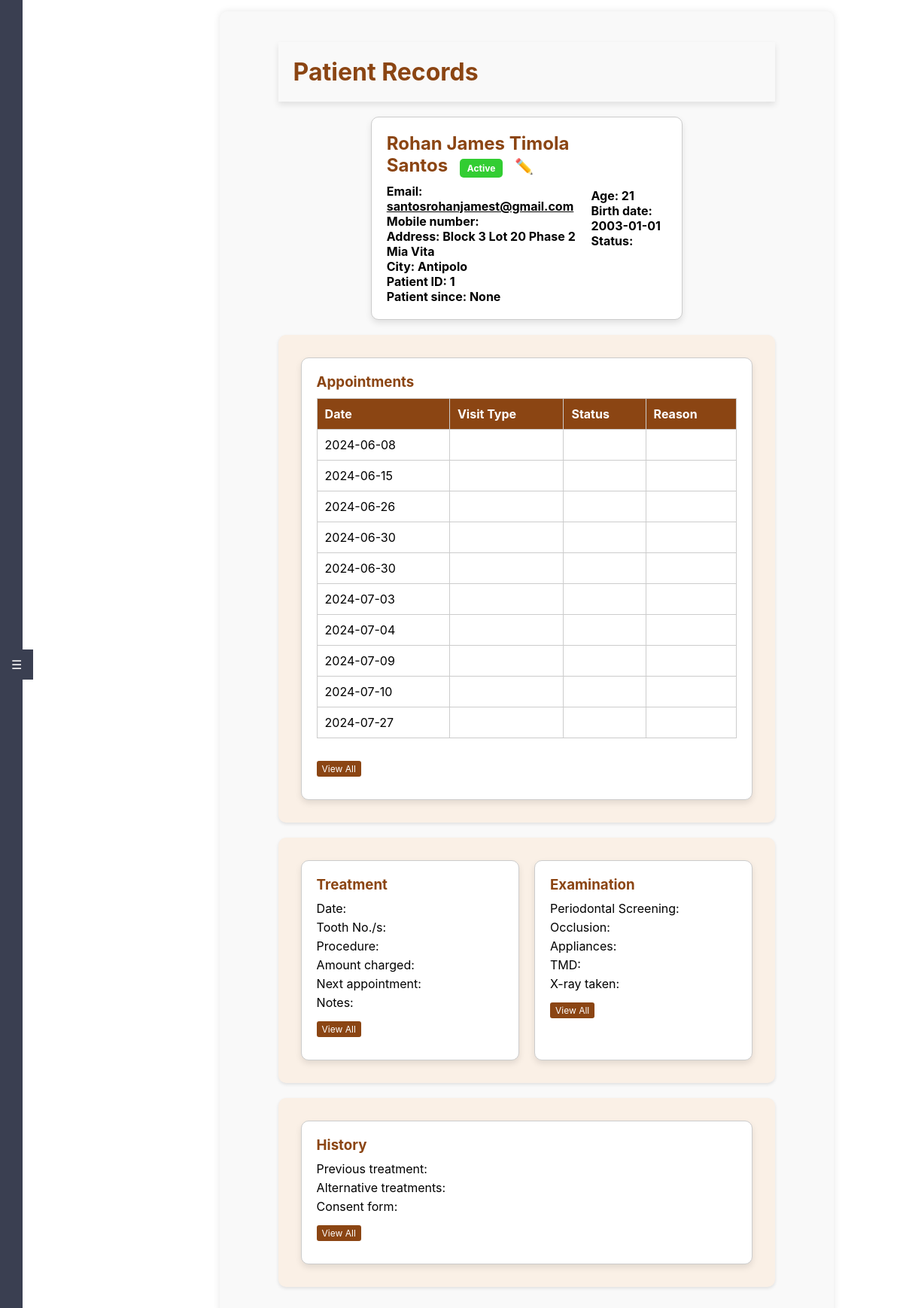
The app's page /overview/1, older data.
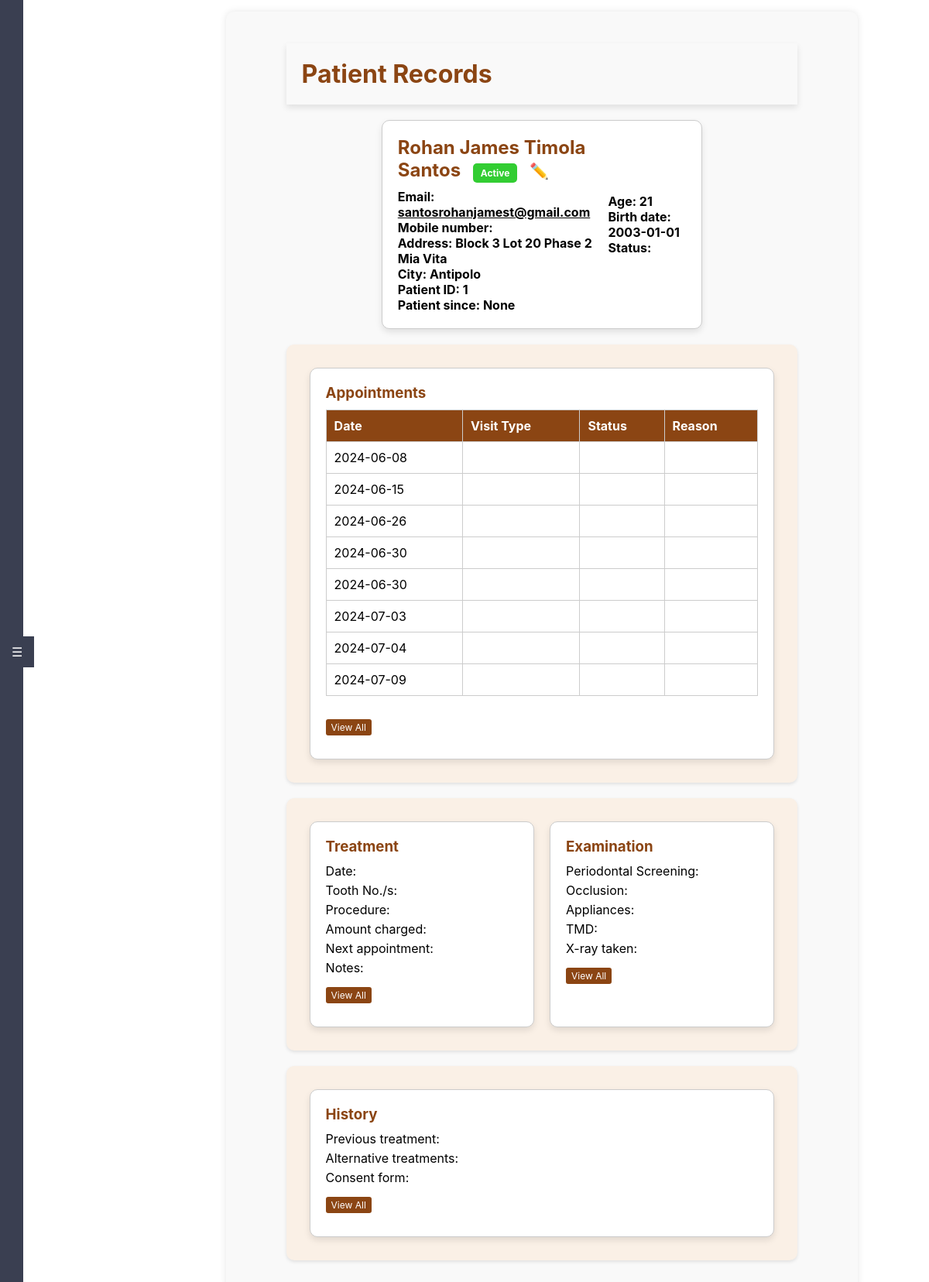
The same page, newer data.
### tables this page shows
CREATE TABLE "Appointments" (
	"appointment_id"	INTEGER,
	"consultation_id"	INTEGER,
	"patient_id"	INTEGER,
	"dentist_id"	INTEGER,
	"appointment_date"	DATE NOT NULL,
	"start_time"	TIME NOT NULL,
	"end_time"	TIME NOT NULL,
	"status_name"	TEXT,
	"chief_complaints"	TEXT,
	"procedures"	TEXT,
	"appointment_type"	TEXT NOT NULL,
	PRIMARY KEY("appointment_id" AUTOINCREMENT),
	FOREIGN KEY("dentist_id") REFERENCES "dentists"("dentist_id"),
	FOREIGN KEY("patient_id") REFERENCES "patients"("patient_id"),
	FOREIGN KEY("consultation_id") REFERENCES "Consultations"("consultation_id")
);

### app.py (the view)
@app.route('/overview/<int:patient_id>')
def overview(patient_id):
    conn = get_db_connection()
    patient = conn.execute('SELECT * FROM patients WHERE patient_id = ?', (patient_id,)).fetchone()
    if patient is None:
        flash('Patient not found!', 'danger')
        return redirect(url_for('dashboard'))
    birth_date = datetime.strptime(patient['dob'], '%Y-%m-%d')
    today = datetime.today()
    age = today.year - birth_date.year - ((today.month, today.day) < (birth_date.month, birth_date.day))
    patient = dict(patient)
    patient['age'] = age
    appointments = conn.execute('SELECT * FROM appointments WHERE patient_id = ?', (patient_id,)).fetchall()
    treatment = conn.execute('SELECT * FROM treatments WHERE patient_id = ?', (patient_id,)).fetchone()
    examination = conn.execute('SELECT * FROM examinations WHERE patient_id = ?', (patient_id,)).fetchone()
    medical_history = conn.execute('SELECT * FROM medical_history WHERE patient_id = ?', (patient_id,)).fetchone()
    conn.close()
    return render_template('overview.html',
                           patient=patient,
                           appointments=appointments,
                           treatment=treatment or {},
                           examination=examination or {},
                           medical_history=medical_history or {})

### app.py (called while the page is built)
def get_db_connection():
    conn = sqlite3.connect(app.config['DATABASE'], timeout=30)
    conn.execute('PRAGMA journal_mode=WAL')
    conn.row_factory = sqlite3.Row
    return conn

### templates/overview.html (shortened to what the changed rows need)
<!DOCTYPE html>
<html lang="en">
<head>
    <link rel="stylesheet" href="{{ url_for('static', filename='styles.css') }}">
</head>
<body class="overview-page">
    <div class="main-content">
        <div class="container">
            <h1 class="header">Patient Records</h1>
            <div class="patient-info box">
                <div>
                    <h2>{{ patient.first_name }} {{ patient.middle_name }} {{ patient.last_name }}
                        <span class="status-badge">{{ 'Active' if patient.is_active else 'Inactive' }}</span>
                        <a href="#" class="edit-btn">✏️</a>
                    </h2>
                </div>
            </div>
            <div class="section">
                <div class="box">
                    <table class="appointment-table">
                        <thead>
                            <tr>
                                <th>Date</th>
                                <th>Visit Type</th>
                                <th>Status</th>
                                <th>Reason</th>
                            </tr>
                        </thead>
                        <tbody>
                            {% for appointment in appointments %}
                            <tr>
                                <td>{{ appointment.appointment_date }}</td>
                                <td>{{ appointment.visit_type }}</td>
                                <td><span class="appointment-status" style="background-color: {{ appointment.status_color }};">{{ appointment.status }}</span></td>
                                <td>{{ appointment.reason }}</td>
                            </tr>
                            {% endfor %}
                        </tbody>
                    </table>
                </div>
            </div>
        </div>
    </div>
</body>
</html>

Row changes from the older to the newer data that the page shows:
removed Appointments: appointment_date "2024-07-10"
removed Appointments: appointment_date "2024-07-27"
